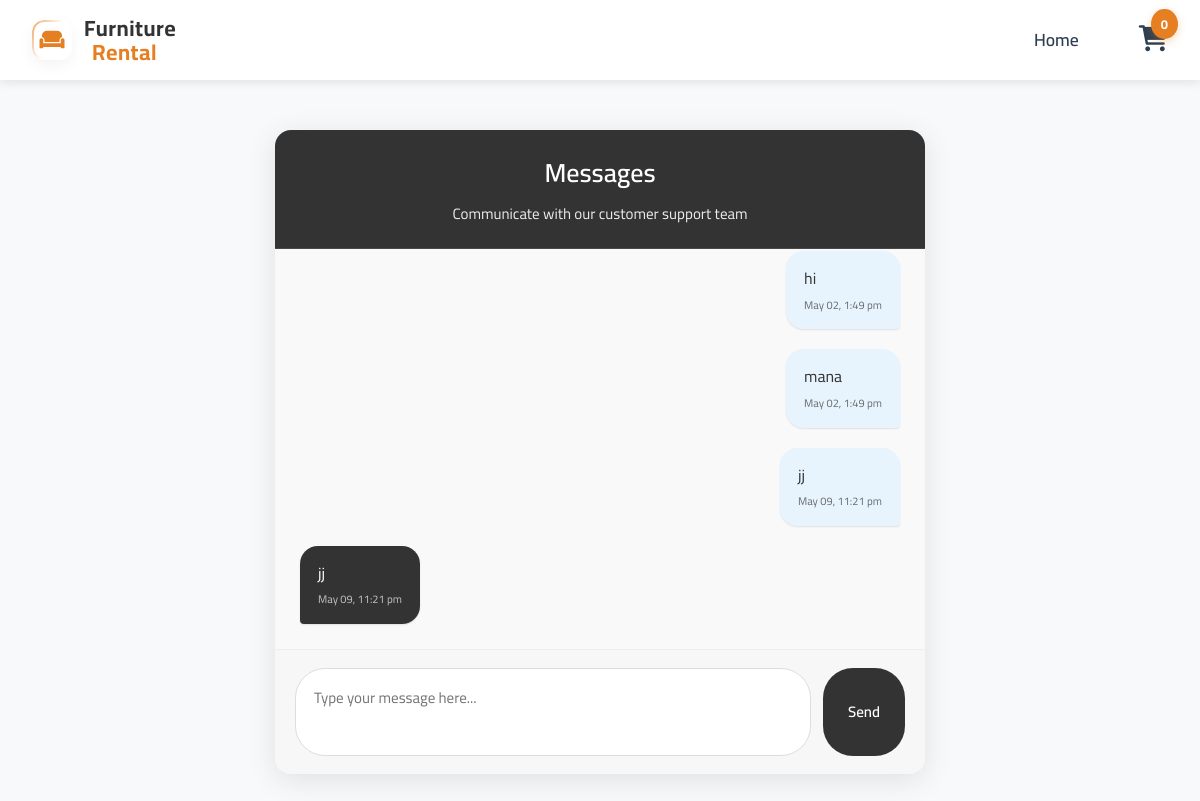
The page /user_messages.php (signed in) on the database its author committed.
### tables this page shows
CREATE TABLE `messages` (
  `message_id` int(11) NOT NULL,
  `user_id` int(11) NOT NULL,
  `message_text` text NOT NULL,
  `is_from_admin` tinyint(1) NOT NULL DEFAULT 0,
  `is_read` tinyint(1) NOT NULL DEFAULT 0,
  `created_at` timestamp NOT NULL DEFAULT current_timestamp()
);

### user_messages.php (the view, shortened to what this page needs)
<?php
include('connection.php');
$user_id = $_SESSION['user_id'];
$messages = [];
$table_check = $conn->query("SHOW TABLES LIKE 'messages'");
if ($table_check->num_rows > 0) {
    try {
        $stmt = $conn->prepare("SELECT * FROM messages WHERE user_id = ? ORDER BY created_at ASC");
        $stmt->bind_param("i", $user_id);
        $stmt->execute();
        $result = $stmt->get_result();
        while ($row = $result->fetch_assoc()) {
            $messages[] = $row;
        }
    } catch (Exception $e) {
    }
}
?>
<!DOCTYPE html>
<html lang="en">
<head>
    <link rel="stylesheet" href="styles.css">
    <link rel="stylesheet" href="https://cdnjs.cloudflare.com/ajax/libs/font-awesome/6.0.0/css/all.min.css">
</head>
<body>
    <nav class="navbar">
        <div class="container">
            <div class="logo">
                <a href="index.php" class="modern-logo">
                    <div class="logo-mark">
                        <div class="logo-icon-wrapper">
                            <i class="fas fa-couch"></i>
                        </div>
                    </div>
                    <div class="logo-type">
                        <span class="logo-text primary">Furniture</span>
                        <span class="logo-text accent">Rental</span>
                    </div>
                </a>
            </div>
            <div class="nav-links">
                <a href="account.php">Home</a>
                <a href="cart.php" class="cart-icon">
                    <i class="fas fa-shopping-cart"></i>
                    <span class="cart-count">
                        <?php echo isset($_SESSION['quantity']) ? $_SESSION['quantity'] : 0; ?>
                    </span>
                </a>
            </div>
        </div>
    </nav>
    <div class="message-page-container">
        <div class="message-card">
            <div class="message-header">
                <h1>Messages</h1>
                <p>Communicate with our customer support team</p>
            </div>
            <div class="message-body">
                <div class="message-content" id="message-content">
                    <?php if (empty($messages)): ?>
                        <div class="empty-message-state">
                            <i class="far fa-comments"></i>
                            <p>No messages yet. Start a conversation with our team!</p>
                        </div>
                    <?php else: ?>
                        <div class="message-list">
                            <?php foreach ($messages as $message): ?>
                                <div class="message-item <?php echo $message['is_from_admin'] ? 'message-admin' : 'message-user'; ?>">
                                    <div class="message-bubble">
                                        <?php echo htmlspecialchars($message['message_text']); ?>
                                        <span class="message-time">
                                            <?php echo date('M d, g:i a', strtotime($message['created_at'])); ?>
                                        </span>
                                    </div>
                                </div>
                            <?php endforeach; ?>
                        </div>
                    <?php endif; ?>
                </div>
                <div class="message-form-container">
                    <form class="message-form" method="POST" action="">
                        <textarea class="message-input" name="message_text" placeholder="Type your message here..." required></textarea>
                        <button type="submit" name="send_message" class="message-send-button">Send</button>
                    </form>
                </div>
            </div>
        </div>
    </div>
</body>
</html>

### styles.css (style rules this page uses)
* { margin: 0; padding: 0; box-sizing: border-box; font-family: 'Cairo', sans-serif; }
:root { --primary-color: #34495e; --secondary-color: #e67e22; --accent-color: #2ecc71; --light-color: #f8f9fa; --dark-color: #2c3e50; }
html { scroll-behavior: smooth; }
body { line-height: 1.6; color: var(--dark-color); background-color: var(--light-color); }
.container { max-width: 1200px; margin: 0 auto; padding: 0 20px; }
.navbar { background-color: rgba(255, 255, 255, 0.98); box-shadow: 0 2px 15px rgba(0, 0, 0, 0.08); position: fixed; top: 0; left: 0; right: 0; z-index: 1000; transition: all 0.3s ease; backdrop-filter: blur(10px); -webkit-backdrop-filter: blur(10px); }
.navbar .container { display: flex; justify-content: space-between; align-items: center; padding: 1rem 2rem; transition: padding 0.3s ease; }
.logo { display: flex; align-items: center; gap: 1rem; }
.nav-links { display: flex; gap: 2.5rem; align-items: center; }
.nav-links a { color: var(--dark-color); text-decoration: none; font-weight: 600; font-size: 1.1rem; position: relative; padding: 0.5rem 0; transition: color 0.3s ease; }
.nav-links a::after { content: ''; position: absolute; width: 0; height: 2px; bottom: 0; left: 50%; background-color: var(--secondary-color); transition: all 0.3s ease; transform: translateX(-50%); }

### rows shown on the page
messages: message_text "hi", created_at "May 02, 1:49 pm"
messages: message_text "mana", created_at "May 02, 1:49 pm"
messages: message_text "jj", created_at "May 09, 11:21 pm"
messages: message_text "jj", created_at "May 09, 11:21 pm"
